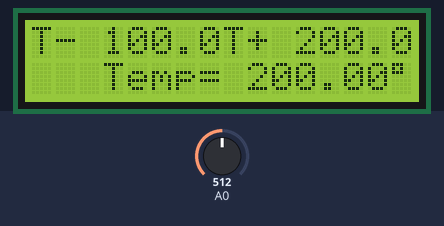
The sketch below on a simulated Arduino Uno, built with avr-gcc and run on an emulated ATmega328P. On the bench: 16×2 character LCD. Inputs (shaded band) come from the test bench; at power-on: A0 = 512.

Above: at 1.2 s.
1.3 s: A0 set to 130
At 11.3 s:
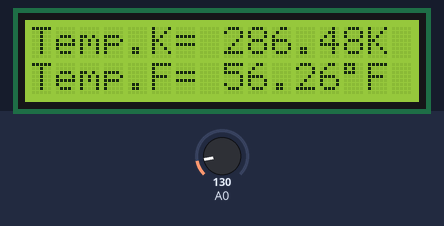
13.7 s: A0 set to 109
At 20.3 s:
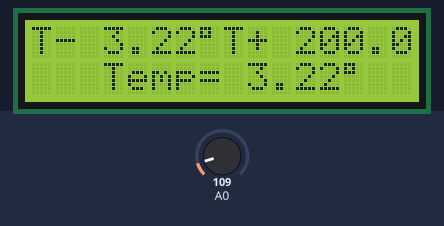
26.1 s: A0 set to 122
At 32.2 s:
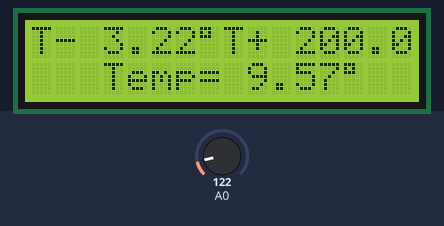
Timing chart, 0 to 33.7 s (numbered marks = the images above; inputs shaded):
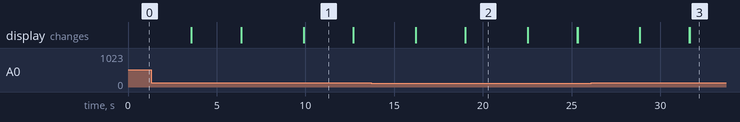

The sketch:

B3_3c.ino
```cpp
#include <LiquidCrystal.h>	// podłączamy bibliotekę

  float temp;			// tworzymy zmienną typu float do przechowywania i pracy z
  float tempK;		// liczbami zmiennoprzecinkowymi
float tempF;
float tmax=-100.0;		// tworzymy zmienną typu float, wartość max. temperatury
float tmin=100.0;		// tworzymy zmienną typu float, wartość min. temperatury

LiquidCrystal lcd(7, 8, 9, 10, 11, 12);	//definiujemy zmienną lcd, przez którą będziemy się
						//komunikować z modułem; podajemy do których
						//pinów podłączyliśmy się w Arduino

byte newChar[8] = {B11100, B10100, B11100, B00000, B00000, B00000, B00000, B00000};
					// definiujemy znak stopnia w celu wyświetlenia na lcd
void setup()				// początkowa konfiguracja – część przygotowująca układ do
{					// działania
lcd.createChar(1, newChar);		// przypisanie wcześniej zdefiniowanego znaku do 0
lcd.begin(16, 2);
}

void loop()				// główna pętla
{
temp = (analogRead(0)*5/1024.0);	// przypisanie wartości odczytanej z wej. analogowego
temp = temp - 0.5;			//(0) i przeliczenie na napięcie (*) i podzielone przez
temp = temp / 0.01;			// dokładność przetwornika A/C (**), skalujemy do 0°C
tempK=temp+273,15;		// (***)otrzymaną różnicę dzielimy przez 10mV na stopień
tempF= (1.8*temp)+32;		// przeliczenia na inne jednostki
if (temp>tmax)			// wywołanie funkcji warunkowej sprawdzającej czy zmienna
					// temp jest większa od tmax; jeśli tak to wchodzimy w pętle
tmax=temp;				// przypisanie wartości temp do tmax
if (temp<tmin)			// analogicznie sprawdzamy tmin (temp minimalną)
tmin=temp;				// przypisanie wartości
lcd.setCursor(0, 1);			// ustawienie kursora, w zadanej pozycji
lcd.print("   Temp= ");		// wyświetlenie komunikatu Temp
lcd.print(temp);			// wyświetlenie wartości zmiennej temp
lcd.write(1);				// wyświetlenie wcześniej zdefiniowanego znaku
lcd.setCursor(0, 0);			// ustawienie kursora w zadanej pozycji
lcd.print("T- ");			// wyświetlenie tekstu T- (temp minimalna)
lcd.print(tmin);			// wyświetlenie zmiennej tmin
lcd.write(1);				// wyświetlenie wcześniej zdefiniowanego znaku
lcd.setCursor(8, 0);			// ustawienie kursora w zadanej pozycji
lcd.print("T+ ");			//  wyświetlenie tekstu T+ (temp maksymalna)
lcd.print(tmax);			// wyświetlenie zmiennej tmax
lcd.write(1);				// wyświetlenie wcześniej zdefiniowanego znaku
delay(3500);			// poczekaj 3500ms = 3,5 s
lcd.clear();				// wyczyść wyświetlacz LCD
lcd.setCursor(0, 0);			// ustaw kursor
lcd.print("Temp.K= ");		// wyświetl tekst
lcd.print(tempK);			// wyświetl obliczoną wartość temp
lcd.print("K");			// wyświetl tekst
lcd.setCursor(0, 1);			// ustaw kursor
lcd.print("Temp.F= ");		// wyświetl tekst
lcd.print(tempF);			// wyświetl obliczoną wartość tempF
lcd.write(1);				// wyświetl znak stopnia
lcd.print("F");			// wyświetl tekst
delay(2800);			// oczekuj 2800ms = 2,8s
lcd.clear();				// wyczyść LCD
}
```

Measured:
- the behaviour switches between 123 and 122 on A0 (found by bisection; images 1 and 2)
- after the input at 13.7 s, the display: first differs from a run without the input after 5.3 s (image 2)
- what the display in image 1 shows lasts 2.8 s, from 9.9 s to 12.7 s
- what the display in image 2 shows lasts 3.5 s, from 19.0 s to 22.5 s
